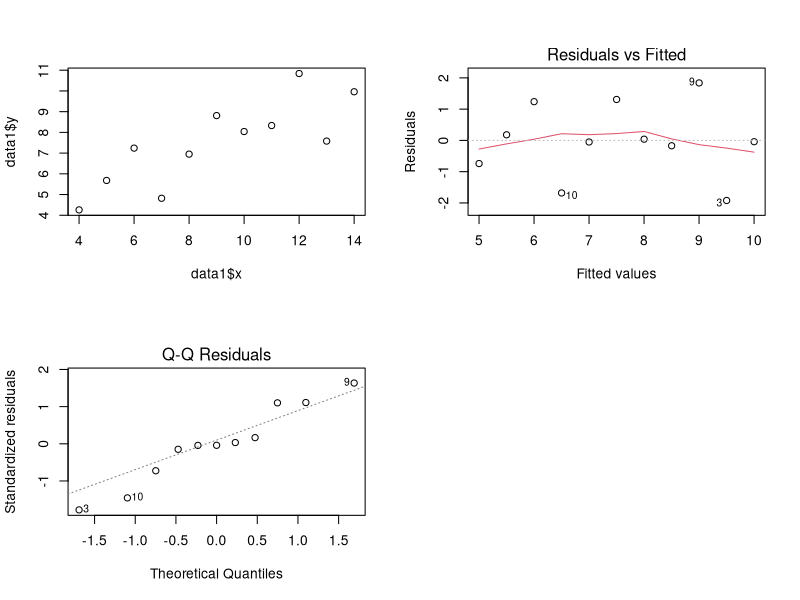
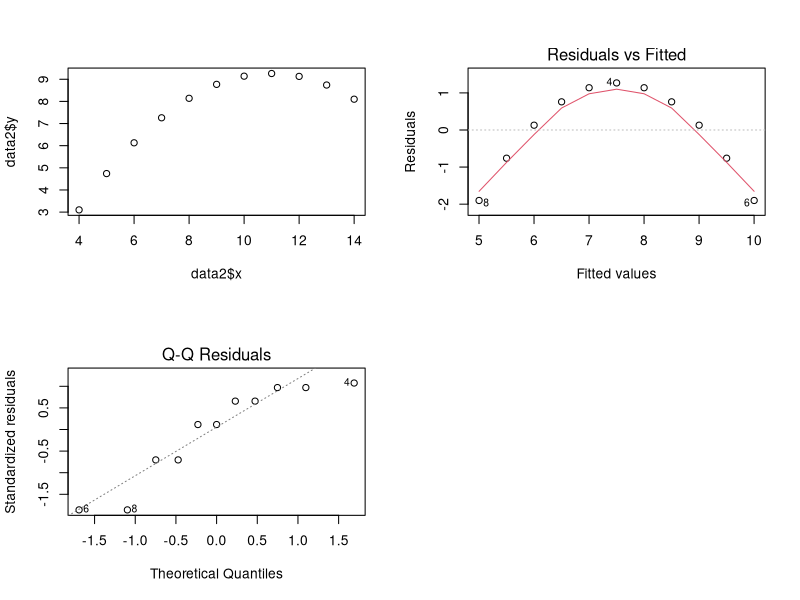
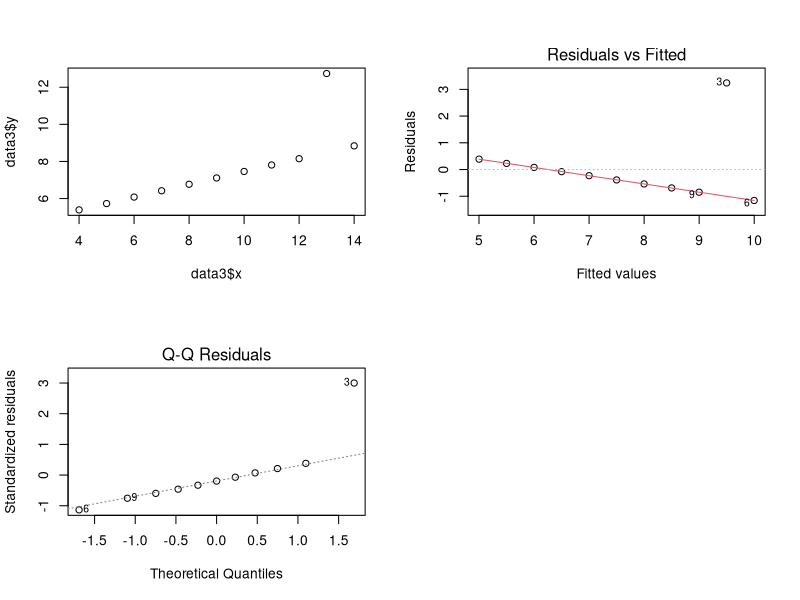
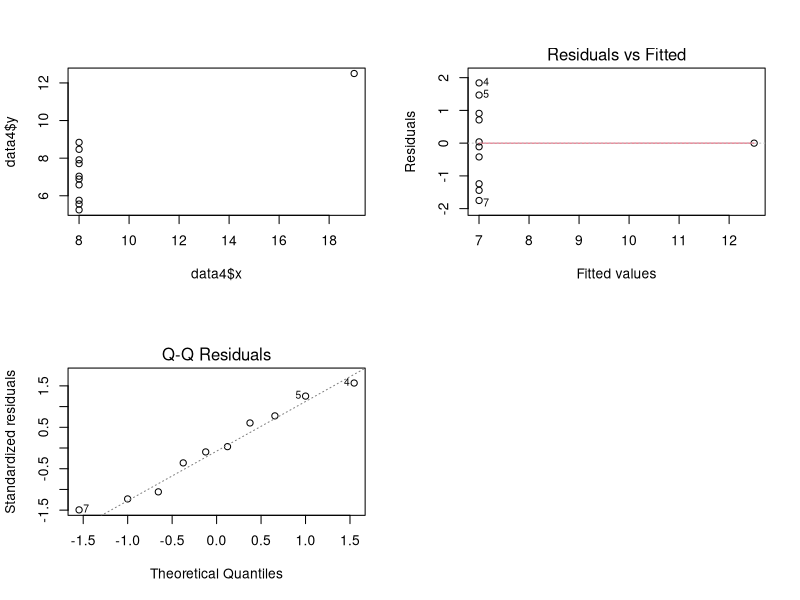

The R script that drew these images, in order:
## ---- chunk 1
options(digits = 2)
library(dplyr)

## ---- chunk 2
options(digits=2)
data1 <- data.frame(x=c(10,8,13,9,11,14,6,4,12,7,5),
					y=c(8.04,6.95,7.58,8.81,8.33,9.96,7.24,4.26,10.84,4.82,5.68))
data2 <- data.frame(x=c(10,8,13,9,11,14,6,4,12,7,5),
					y=c(9.14,8.14,8.74,8.77,9.26,8.1,6.13,3.1,9.13,7.26,4.74))
data3 <- data.frame(x=c(10,8,13,9,11,14,6,4,12,7,5),
					y=c(7.46,6.77,12.74,7.11,7.81,8.84,6.08,5.39,8.15,6.42,5.73))
data4 <- data.frame(x=c(8,8,8,8,8,8,8,19,8,8,8),
					y=c(6.58,5.76,7.71,8.84,8.47,7.04,5.25,12.5,5.56,7.91,6.89))

## ---- chunk 3
data1.x.mean <- mean(data1$x) %>% round(digits = 2)
data1.y.mean <- mean(data1$y) %>% round(digits = 2)
data2.x.mean <- mean(data2$x) %>% round(digits = 2)
data2.y.mean <- mean(data2$y) %>% round(digits = 2)
data3.x.mean <- mean(data3$x) %>% round(digits = 2)
data3.y.mean <- mean(data3$y) %>% round(digits = 2)
data4.x.mean <- mean(data4$x) %>% round(digits = 2)
data4.y.mean <- mean(data4$y) %>% round(digits = 2)

## ---- chunk 4
data1.x.median <- median(data1$x) %>% round(digits = 2)
data1.y.median <- median(data1$y) %>% round(digits = 2)
data2.x.median <- median(data2$x) %>% round(digits = 2)
data2.y.median <- median(data2$y) %>% round(digits = 2)
data3.x.median <- median(data3$x) %>% round(digits = 2)
data3.y.median <- median(data3$y) %>% round(digits = 2)
data4.x.median <- median(data4$x) %>% round(digits = 2)
data4.y.median <- median(data4$y) %>% round(digits = 2)
## ---- chunk 5
data1.x.sd <- sd(data1$x) %>% round(digits = 2)
data1.y.sd <- sd(data1$y) %>% round(digits = 2)
data2.x.sd <- sd(data2$x) %>% round(digits = 2)
data2.y.sd <- sd(data2$y) %>% round(digits = 2)
data3.x.sd <- sd(data3$x) %>% round(digits = 2)
data3.y.sd <- sd(data3$y) %>% round(digits = 2)
data4.x.sd <- sd(data4$x) %>% round(digits = 2)
data4.y.sd <- sd(data4$y) %>% round(digits = 2)
## ---- chunk 6

data1.correlation <- cor(data1$x,data1$y, method = "pearson") %>% round(digits = 2)
data2.correlation <- cor(data2$x,data2$y, method = "pearson") %>% round(digits = 2)
data3.correlation <- cor(data3$x,data3$y, method = "pearson") %>% round(digits = 2)
data4.correlation <- cor(data4$x,data4$y, method = "pearson") %>% round(digits = 2)
## ---- chunk 7
data1.slope <- lm(data = data1,formula =  y~x)$coefficients[[2]]
data2.slope <- lm(data = data2,formula =  y~x)$coefficients[[2]]
data3.slope <- lm(data = data3,formula =  y~x)$coefficients[[2]]
data4.slope <- lm(data = data4,formula =  y~x)$coefficients[[2]]

data1.intercept <- lm(data = data1,formula =  y~x)$coefficients[[1]]
data2.intercept <- lm(data = data2,formula =  y~x)$coefficients[[1]]
data3.intercept <- lm(data = data3,formula =  y~x)$coefficients[[1]]
data4.intercept <- lm(data = data4,formula =  y~x)$coefficients[[1]]
## ---- chunk 8
data1.rsquared <- summary(lm(data = data1,formula =  y~x))$r.squared
data2.rsquared <- summary(lm(data = data2,formula =  y~x))$r.squared
data3.rsquared <- summary(lm(data = data3,formula =  y~x))$r.squared
data4.rsquared <- summary(lm(data = data4,formula =  y~x))$r.squared
## ---- chunk 9
##### DO NOT MODIFY THIS R BLOCK! ######
# This R block will create a table to display all the calculations above in one table.
library(knitr)
library(kableExtra)
results <- data.frame(
	data1.x = c(data1.x.mean, data1.x.median, data1.x.sd, data1.correlation, data1.intercept, data1.slope, data1.rsquared),
	data1.y = c(data1.y.mean, data1.y.median, data1.y.sd, NA, NA, NA, NA),
	data2.x = c(data2.x.mean, data2.x.median, data2.x.sd, data2.correlation, data2.intercept, data2.slope, data2.rsquared),
	data2.y = c(data2.y.mean, data2.y.median, data2.y.sd, NA, NA, NA, NA),
	data3.x = c(data3.x.mean, data3.x.median, data3.x.sd, data3.correlation, data3.intercept, data3.slope, data3.rsquared),
	data3.y = c(data3.y.mean, data3.y.median, data3.y.sd, NA, NA, NA, NA),
	data4.x = c(data4.x.mean, data4.x.median, data4.x.sd, data4.correlation, data4.intercept, data4.slope, data4.rsquared),
	data4.y = c(data4.y.mean, data4.y.median, data4.y.sd, NA, NA, NA, NA),
	stringsAsFactors = FALSE
)
row.names(results) <- c('Mean', 'Median', 'SD', 'r', 'Intercept', 'Slope', 'R-Squared')
names(results) <- c('x','y','x','y','x','y','x','y')
options(knitr.kable.NA = '')
kable(results, digits = 2, 
	  align = 'r',
	  row.names = TRUE, 
	  format.args=list(nsmall = 2)) %>%
	column_spec(2:9, width = ".35in") %>%
	add_header_above(c(" " = 1, "Data 1" = 2, "Data 2" = 2, "Data 3" = 2, "Data 4" = 2))
## ---- chunk 10
par(mfrow=c(2,2))
plot(data1$x,data1$y)
plot(lm(data = data1, formula = y~x), which = c(1,2))

paste0("It is appropriate to use our linear model for dataset 1 because our x/y shows a linear trend in the first plot, the residuals are randomly scttered around our model fit as shown in second plot, and our normal Q-Q plot shows normality between our two datasets in our third plot")

par(mfrow=c(2,2))
plot(data2$x,data2$y)
plot(lm(data = data2, formula = y~x), which = c(1,2))


paste0("It is not as appropriate to use our linear model for dataset 2 because our x/y shows a linear trend in the beginning but begins to take a polynomial-like function as shown in the first plot, the residuals are not randomly scttered around our model fit as shown in second plot, but our normal Q-Q plot does shows normality between our two datasets in our third plot except along the very edges")


par(mfrow=c(2,2))
plot(data3$x,data3$y)
plot(lm(data = data3, formula = y~x), which = c(1,2))

paste0("It is appropriate to use our linear model for dataset 3 because our x/y shows a linear trend in the first plot however there is a clear outlier that should be removed that is heavily skewing the data, because of that heavy skewness, our residuals arent properly scattered around our fit, and our normal Q-Q plot shows normality between our two datasets in our third plot with the exception of the outlier. The linear model would be appropriate after treating for the outlier")


par(mfrow=c(2,2))
plot(data4$x,data4$y)
plot(lm(data = data4, formula = y~x), which = c(1,2))

paste0("It is not appropriate to use our linear model for dataset 4 because our x/y shows does not show any linear trend. similar to 3, there is an outlier in our x but there does not seem to be any variation within our x dataset to define a linear function appropriately. The residuals scatter reflects this innappropriate trend in second plot")
